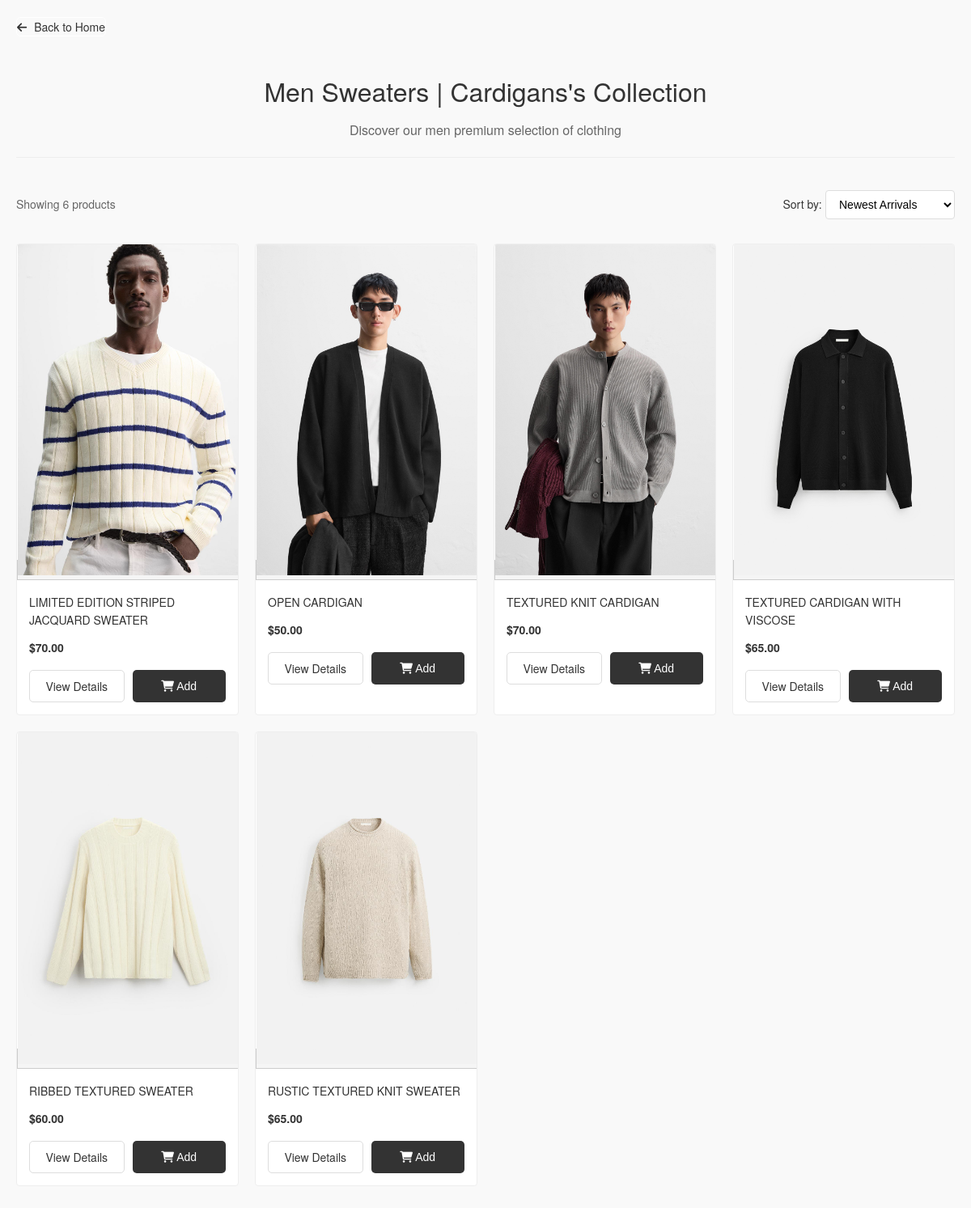
The page /men/sweaters_cardigans/ on the database its author committed.
### clothes/models.py (models this page shows, shortened)
class Product(models.Model):
    CATEGORY_CHOICES = [
        ('men', 'Men'),
        ('women', 'Women'),
    ]
    SUBCATEGORY_CHOICES = [
        ('shirts', 'Shirts'),
        ('t_shirts', 'T-Shirts'),
        ('polo_shirts', 'Polo Shirt'),
        ('jeans', 'Jeans'),
        ('jackets', 'Jackets'),
        ('blazers', 'Blazers'),
        ('dresses', 'Dresses'),
        ('trousers', 'Trousers'),
        ('hoodies_sweatshirts', 'Hoodies | Sweatshirts'),
        ('sweaters_cardigans', 'Sweater | Cardigans'),
        ('tops', 'Tops'),
        ('shorts', 'Shorts'),
        ('shoes', 'Shoes'),
        ('bags', 'Bags'),
        ('accessories', 'Accessories'),
        ('perfume', 'Perfume'),
    ]
    SIZE_CHOICES = [
        ('XS', 'Extra Small'),
        ('S', 'Small'),
        ('M', 'Medium'),
        ('L', 'Large'),
        ('XL', 'Extra Large'),
    ]
    product_id = models.CharField(max_length=50, unique=True)  # Barcode or unique ID
    name = models.CharField(max_length=200)
    category = models.CharField(max_length=50, choices=CATEGORY_CHOICES)
    subcategory = models.CharField(max_length=50, choices=SUBCATEGORY_CHOICES)
    description = models.TextField()
    sku = models.CharField(max_length=50, unique=True, blank=True, null=True)
    stock = models.PositiveIntegerField(default=0)
    price = models.DecimalField(max_digits=10, decimal_places=2)
    size = models.CharField(max_length=50, choices=SIZE_CHOICES)  # Size options
    image_name = models.CharField(max_length=100, blank=True, null=True)

### clothes/views.py (the view)
# urls.py: path('men/sweaters_cardigans/', views.men_sweaters_cardigans, name='men/men_sweaters_cardigans'),
def men_sweaters_cardigans(request):
    products = Product.objects.filter(category='men', subcategory='sweaters_cardigans')
    return render(request, 'men/men_sweaters_cardigans.html', {'products': products})

### clothes/templates/men/men_sweaters_cardigans.html (shortened to what this page needs)
{% load static %}
<!DOCTYPE html>
<html lang="en">
<head>
    <link rel="stylesheet" href="https://cdnjs.cloudflare.com/ajax/libs/font-awesome/6.0.0/css/all.min.css">
    <link rel="stylesheet" href="{% static 'Shop/shop.css' %}">
</head>
<body>
    <div class="shop-container">
        <a href="/" class="back-button">
            <i class="fas fa-arrow-left"></i> Back to Home
        </a>
        <div class="shop-header">
            <h1>Men Sweaters | Cardigans's Collection</h1>
            <p class="shop-subtitle">Discover our men premium selection of clothing</p>
        </div>
        <div class="shop-toolbar">
            <div class="results-count">
                Showing {{ products.count }} products
            </div>
            <div class="sort-options">
                <label for="sort">Sort by:</label>
                <select id="sort" name="sort">
                    <option value="newest">Newest Arrivals</option>
                </select>
            </div>
        </div>
        <div class="product-grid">
            {% for product in products %}
            <div class="product-card">
                <a href="{% url 'product_detail' product.id %}" class="product-image">
                    <img src="{% static 'Shop/' %}{{ product.image_name }}" alt="{{ product.name }}" loading="lazy">
                </a>
                <div class="product-info">
                    <h3>{{ product.name }}</h3>
                    <div class="price">
                        {% if product.discount_price %}
                        <span class="current-price">${{ product.discount_price }}</span>
                        <span class="original-price">${{ product.price }}</span>
                        {% else %}
                        <span class="current-price">${{ product.price }}</span>
                        {% endif %}
                    </div>
                    <div class="product-actions">
                        <a href="{% url 'product_detail' product.id %}" class="view-btn">View Details</a>
                        <button class="add-btn" data-product-id="{{ product.id }}">
                            <i class="fas fa-shopping-cart"></i> Add
                        </button>
                    </div>
                </div>
            </div>
            {% endfor %}
        </div>
    </div>
</body>
</html>

### static/Shop/shop.css (style rules this page uses)
body { font-family: 'Helvetica Neue', Arial, sans-serif; line-height: 1.6; color: #333; background-color: #f9f9f9; margin: 0; padding: 0; }
.shop-container { max-width: 1200px; margin: 0 auto; padding: 20px; }
.back-button { display: inline-block; margin-bottom: 20px; color: #333; text-decoration: none; font-size: 14px; transition: color 0.3s; border-radius: 5px; border: 1px solid #fff; }
.back-button i { margin-right: 5px; }
.shop-header { text-align: center; margin-bottom: 40px; padding-bottom: 20px; border-bottom: 1px solid #eee; }
.shop-header h1 { font-size: 32px; margin-bottom: 10px; font-weight: 500; }
.shop-subtitle { color: #666; font-size: 16px; margin: 0; }
.shop-toolbar { display: flex; justify-content: space-between; align-items: center; margin-bottom: 30px; }
.results-count { font-size: 14px; color: #666; }
.sort-options { align-items: center; gap: 10px; }
.sort-options label { font-size: 14px; }
.sort-options select { padding: 8px 12px; border: 1px solid #ddd; border-radius: 4px; background-color: white; font-size: 14px; }
.product-grid { display: grid; grid-template-columns: repeat(4,1fr); gap: 25px; margin-bottom: 40px; }
.product-card { background: white; border: 1px solid #eee; border-radius: 4px; overflow: hidden; transition: transform 0.3s, box-shadow 0.3s; }
.product-image { width: calc(20% - 15px); text-align: center; border: 1px solid #ccc; background-color: #f5f5f5; }
.product-image img { max-width: 100%; max-height: auto; }
.product-info { padding: 15px; }
.product-info h3 { font-size: 16px; margin: 0 0 10px; font-weight: 500; }
.price { margin-bottom: 15px; }
.current-price { font-weight: 700; color: #333; }
.product-actions { display: flex; gap: 10px; }
.view-btn, .add-btn { flex: 1; padding: 8px; font-size: 14px; text-align: center; border-radius: 5px; transition: all 0.3s; }
.view-btn { background: white; color: #333; border: 1px solid #ddd; text-decoration: none; }
.add-btn { background: #333; color: white; border: none; cursor: pointer; }
@media (max-width: 1536px) { .product-grid { grid-template-columns: repeat(4, 1fr); gap: 20px; } }
@media (max-width: 1536px) { .product-info h3 { font-size: 14px; } }
@media (max-width: 1536px) { .current-price { font-size: 14px; } }
@media (max-width: 1280px) { .product-grid { grid-template-columns: repeat(4, 1fr); gap: 20px; } }
@media (max-width: 1280px) { .product-info h3 { font-size: 14px; } }
@media (max-width: 1280px) { .current-price { font-size: 14px; } }

### rows shown on the page
Product: image_name (picture), name "LIMITED EDITION STRIPED JACQUARD SWEATER", price "70.00"
Product: image_name (picture), name "OPEN CARDIGAN", price "50.00"
Product: image_name (picture), name "TEXTURED KNIT CARDIGAN", price "70.00"
Product: image_name (picture), name "TEXTURED CARDIGAN WITH VISCOSE", price "65.00"
Product: image_name (picture), name "RIBBED TEXTURED SWEATER", price "60.00"
Product: image_name (picture), name "RUSTIC TEXTURED KNIT SWEATER", price "65.00"

### other values the page prints
{{ products.count }} "6"
